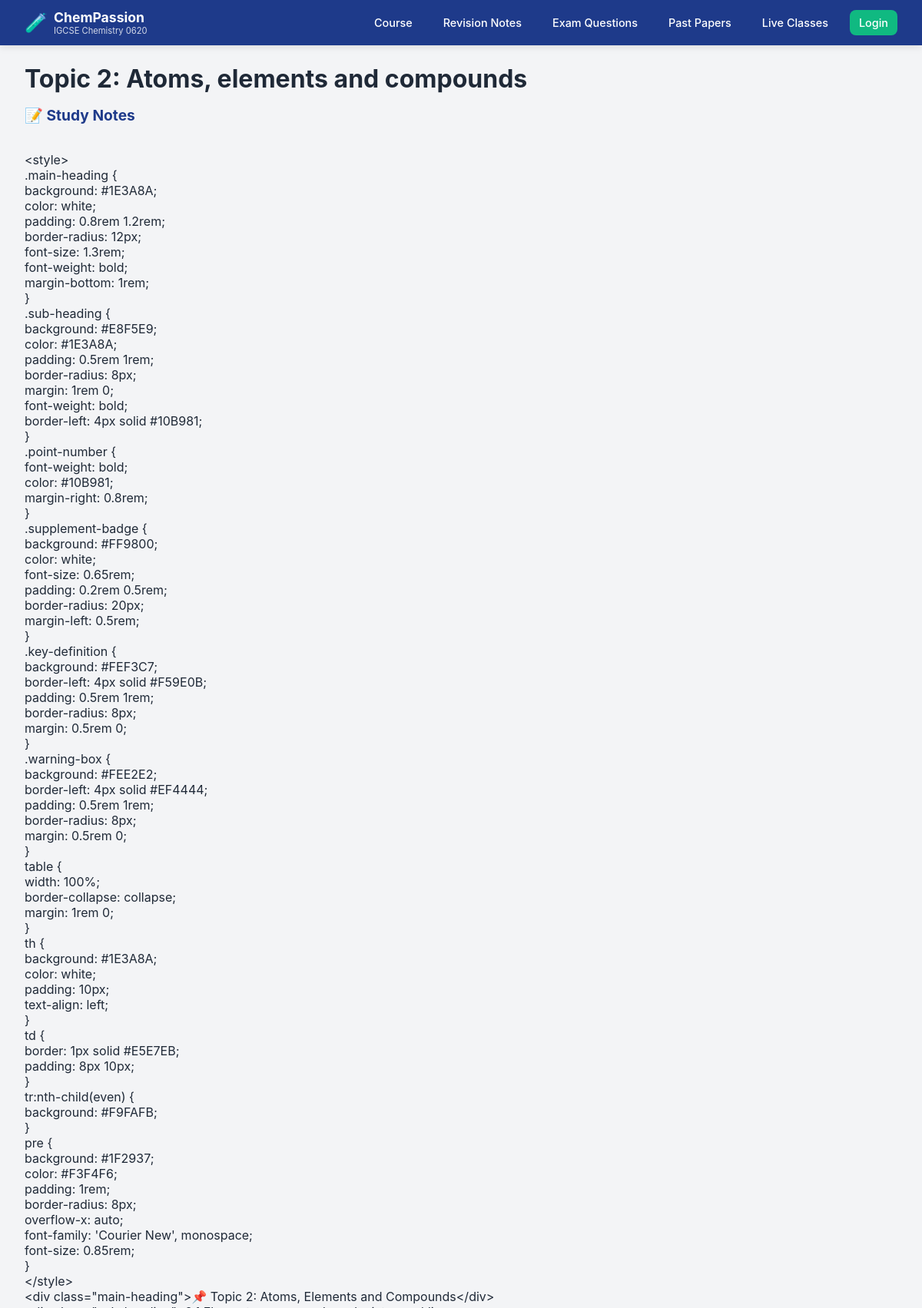
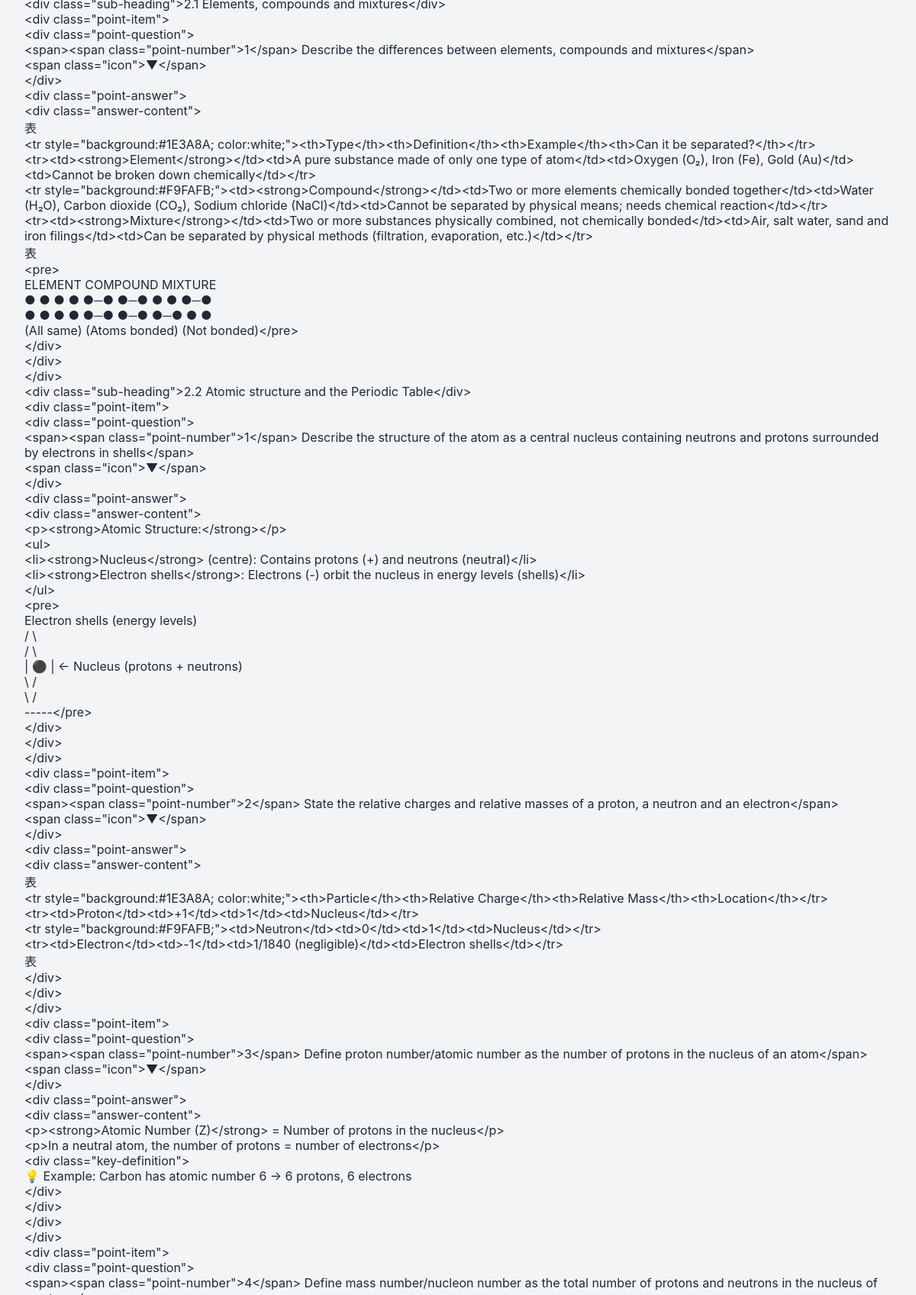
The page /topic/2/ (upper part) on the database its author committed (2 pictures, top to bottom).
### pastpapers/models.py (models this page shows, shortened)
class Topic(models.Model):
    code = models.CharField(max_length=10, help_text="e.g., 1.1, 2.3")
    name = models.CharField(max_length=200, help_text="e.g., States of Matter")
    description = models.TextField(blank=True)
    order = models.IntegerField(default=0)
    class Meta:
        ordering = ['order', 'code']

class TopicNote(models.Model):
    topic = models.OneToOneField(Topic, on_delete=models.CASCADE, related_name='notes')
    content = models.TextField(help_text="Write notes in markdown or HTML format")
    pdf_file = models.FileField(upload_to='notes/', blank=True, null=True)
    updated_at = models.DateTimeField(auto_now=True)

### pastpapers/views.py (the view)
# urls.py: path('topic/<int:topic_id>/', views.topic_detail, name='topic_detail'),
def topic_detail(request, topic_id):
    topic = get_object_or_404(Topic, id=topic_id)
    subtopics = topic.subtopics.all().order_by('order')
    for subtopic in subtopics:
        subtopic.question_count = subtopic.question_set.count()
    context = {
        'topic': topic,
        'subtopics': subtopics,
    }
    return render(request, 'pastpapers/topic_detail.html', context)

### pastpapers/context_processors.py (called while the page is built)
def topics_processor(request):
    try:
        topics = Topic.objects.all().order_by('order')
        for topic in topics:
            topic.question_count = topic.question_set.count()
            topic.subtopic_count = topic.subtopics.count()
        return {'topics': topics}
    except:
        return {'topics': []}

### pastpapers/templates/pastpapers/topic_detail.html (shortened to what this page needs)
{% extends 'pastpapers/base.html' %}
{% block content %}
<div class="section-header">
    <h1>Topic {{ topic.code }}: {{ topic.name }}</h1>
</div>
<div class="section-header">
    <h2>📝 Study Notes</h2>
</div>
<div class="notes-container">
    {% if topic.notes %}
        <div class="notes-content">
            {{ topic.notes.content|linebreaks }}
        </div>
    {% else %}
        <p>Study notes coming soon!</p>
    {% endif %}
</div>
{% endblock %}

### pastpapers/templates/pastpapers/base.html (style rules this page uses)
* { margin: 0; padding: 0; box-sizing: border-box; }
body { font-family: 'Inter', -apple-system, BlinkMacSystemFont, 'Segoe UI', Roboto, sans-serif; background: #F3F4F6; color: #1F2937; }
.section-header { margin-bottom: 1rem; }
.section-header h2 { font-size: 1.2rem; color: #1E3A8A; }

### rows shown on the page
Topic: code "2", name "Atoms, elements and compounds", notes.content "<style> .main-heading { background: #1E3A8A; color: white; padding: 0.8rem 1.2rem; border-radius: 12px; font-size: 1.3rem; font-weight: bold; margin-bottom: 1rem; } .sub-heading { background: #E8F5E9; color: #1E3A8A; padding: 0.5rem 1rem; border-radius: 8px; margin: 1rem 0; font-weight: bold; border-left: 4px solid #10B981; } .point-number { font-weight: bold; color: #10B981; margin-right: 0.8rem; } .supplement-badge { background: #FF9800; color: white; font-size: 0.65rem; padding: 0.2rem 0.5rem; border-radius: 20px; margin-left: 0.5rem; } .key-definition { background: #FEF3C7; border-left: 4px solid #F59E0B; padding: 0.5rem 1rem; border-radius: 8px; margin: 0.5rem 0; } .warning-box {…"
